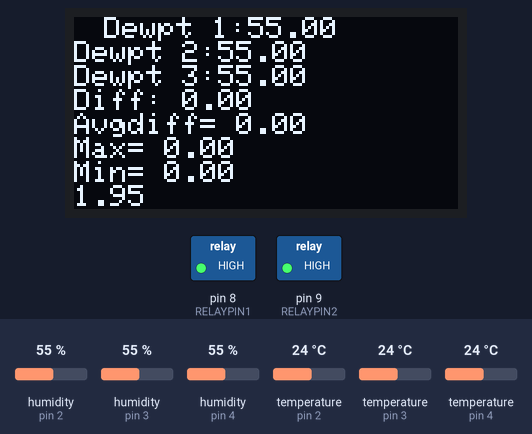
The sketch below on a simulated Arduino Uno, built with avr-gcc and run on an emulated ATmega328P. Shown: 128×64 one-colour display, switched loads named in the sketch (green lamp = pin HIGH). The test bench sets the inputs (shaded band); at power-on: humidity (sensors on pin 2, pin 3, pin 4) 55 %, temperature (sensors on pin 2, pin 3, pin 4) 24 °C. What the sketch prints to the serial monitor is not drawn.

Above: at 3.5 s.
3.6 s: humidity (sensor on pin 2) set to 57 %
At 5.3 s:
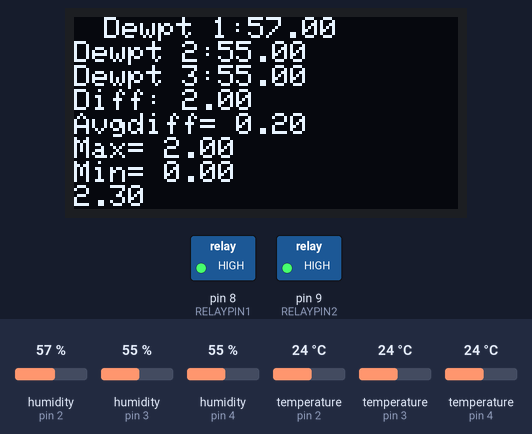
6.6 s: humidity (sensor on pin 2) set to 60 %
At 7.4 s:
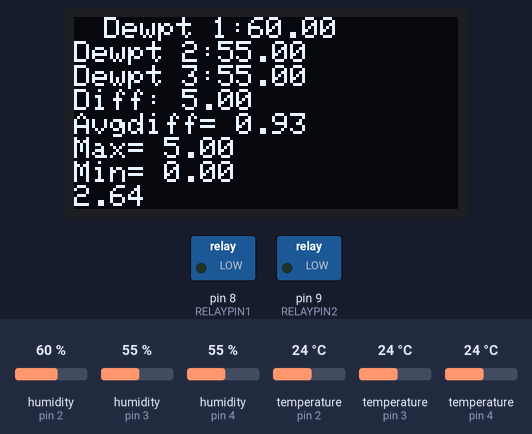
10.2 s: humidity (sensor on pin 3) set to 22 %
At 11.8 s:
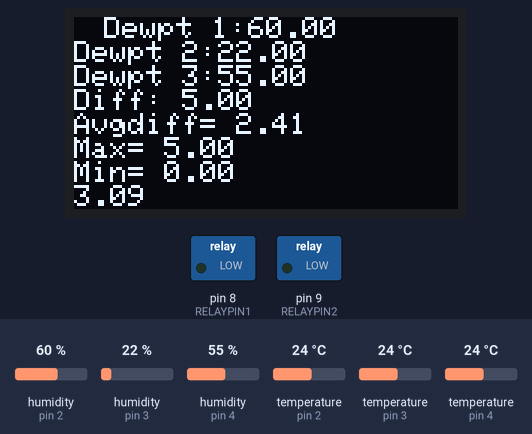
13.2 s: humidity (sensor on pin 4) set to 22 %
At 14.0 s:
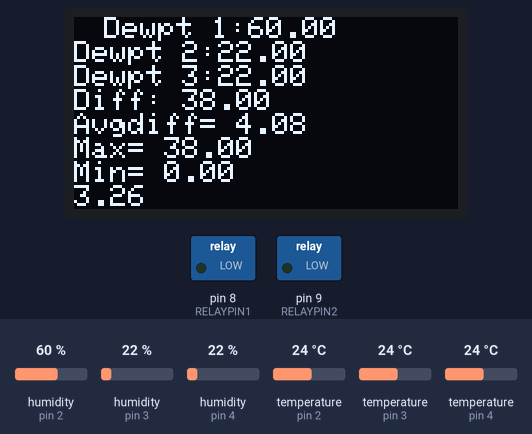
16.2 s: humidity (sensor on pin 3) set to 40 %
At 18.4 s:
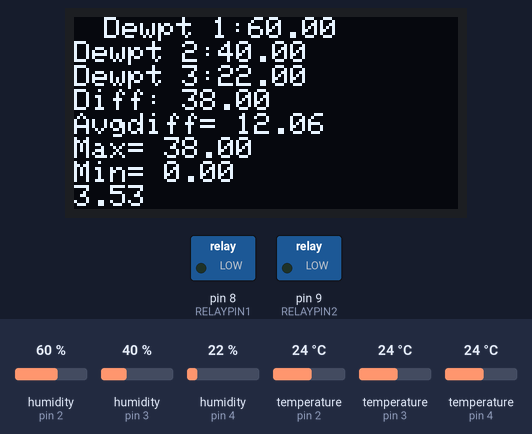
19.4 s: humidity (sensor on pin 4) set to 40 %
At 20.5 s:
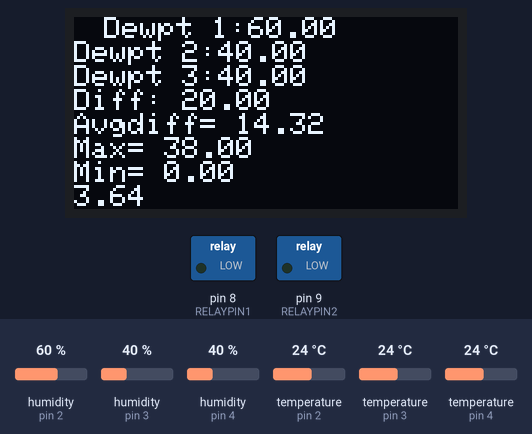
Timing chart, 0 to 22.4 s (numbered marks = the images above; inputs shaded):
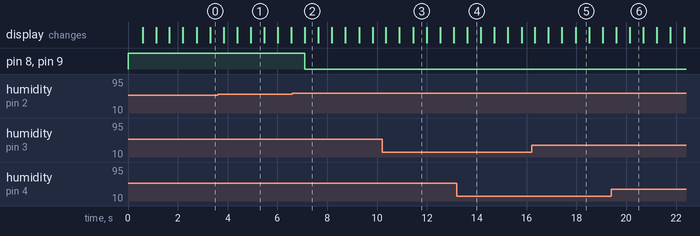

Measured:
- the behaviour switches between 58 and 59 % on humidity (sensor on pin 2) (found by bisection; images 1 and 2)
- after the input at 6.6 s, pin 8 (RELAYPIN1), pin 9 (RELAYPIN2): HIGH → LOW after 0.51 s
- what the display in image 1 shows lasts 0.6 s, from 4.9 s to 5.5 s

The sketch:

fancontrol.ino
```cpp
// Example testing sketch for various DHT humidity/temperature sensors
// Written by ladyada, public domain

#include "DHT.h"

#define DHTPIN 2     // what digital pin we're connected to
#define DHTPIN2 3
#define DHTPIN3 4

#define RELAYPIN1 8
#define RELAYPIN2 9

#include <SPI.h>
#include <Wire.h>
#include <Adafruit_GFX.h>
#include <Adafruit_SSD1306.h>

#define OLED_RESET 4
Adafruit_SSD1306 display(OLED_RESET);

#define NUMFLAKES 10
#define XPOS 0
#define YPOS 1
#define DELTAY 2


#define LOGO16_GLCD_HEIGHT 16
#define LOGO16_GLCD_WIDTH  16

#if (SSD1306_LCDHEIGHT != 64)
#error("Height incorrect, please fix Adafruit_SSD1306.h!");
#endif

// Uncomment whatever type you're using!
//#define DHTTYPE DHT11   // DHT 11
#define DHTTYPE DHT22   // DHT 22  (AM2302), AM2321
//#define DHTTYPE DHT21   // DHT 21 (AM2301)

// Connect pin 1 (on the left) of the sensor to +5V
// NOTE: If using a board with 3.3V logic like an Arduino Due connect pin 1
// to 3.3V instead of 5V!
// Connect pin 2 of the sensor to whatever your DHTPIN is
// Connect pin 4 (on the right) of the sensor to GROUND
// Connect a 10K resistor from pin 2 (data) to pin 1 (power) of the sensor

// Initialize DHT sensor.
// Note that older versions of this library took an optional third parameter to
// tweak the timings for faster processors.  This parameter is no longer needed
// as the current DHT reading algorithm adjusts itself to work on faster procs.
DHT s1(DHTPIN, DHTTYPE);
DHT s2(DHTPIN2,DHTTYPE);
DHT s3(DHTPIN3,DHTTYPE);

int potPin = 3;
int val=0;
float diffMin=999;
float diffMax=0;
float diffAvg=0;
float diff=0;
int count=1;


double dewPointFast(double celsius, double humidity)
{
 double a = 17.271;
 double b = 237.7;
 double temp = (a * celsius) / (b + celsius) + log(humidity*0.01);
 double Td = (b * temp) / (a - temp);
 return Td;
}

void setup() {
  Serial.begin(9600);
  Serial.println("DHTxx test!");
  s1.begin();
  s2.begin();
  s3.begin();
  pinMode(8, OUTPUT);
  pinMode(9, OUTPUT);
  digitalWrite(8,HIGH);
  digitalWrite(9,HIGH);


 //setup display
  display.begin(SSD1306_SWITCHCAPVCC, 0x3C);  // initialize with the I2C addr 0x3D (for the 128x64)\

  //Show test image buffer from hardware
  //display.display();
  //delay(2);
  //display.clearDisplay();
}

void loop() {
  // Wait a few seconds between measurements.
  //Set to minute values
  //Long measure time takes care of switching too fast
  delay(500);

  // Reading temperature or humidity takes about 250 milliseconds!
  // Sensor readings may also be up to 2 seconds 'old' (its a very slow sensor)
  float h1 = s1.readHumidity();
  // Read temperature as Celsius (the default)
  float t1 = s1.readTemperature();
  // Read temperature as Fahrenheit (isFahrenheit = true)
  float f1 = s1.readTemperature(true);


  float h2 = s2.readHumidity();
  // Read temperature as Celsius (the default)
  float t2 = s2.readTemperature();
  // Read temperature as Fahrenheit (isFahrenheit = true)
  float f2 = s2.readTemperature(true);

  float h3 = s3.readHumidity();
  // Read temperature as Celsius (the default)
  float t3 = s3.readTemperature();
  // Read temperature as Fahrenheit (isFahrenheit = true)
  float f3 = s3.readTemperature(true);

  // Check if any reads failed and exit early (to try again).
  //Check both
  if (isnan(h1) || isnan(t1) || isnan(f1)) {
    Serial.println("Failed to read from DHT sensor!");
    return;
  }

  if (isnan(h2) || isnan(t2) || isnan(f2)) {
    Serial.println("Failed to read from DHT sensor!");
    return;
  }

  // Compute heat index in Fahrenheit (the default)
  float hif1 = s1.computeHeatIndex(f1, h1);
  // Compute heat index in Celsius (isFahreheit = false)
  float hic1 = s1.computeHeatIndex(t1, h1, false);
  double inDp= dewPointFast(t1,h1);
//
  // Compute heat index in Fahrenheit (the default)
  float hif2 = s2.computeHeatIndex(f2, h2);
  // Compute heat index in Celsius (isFahreheit = false)
  float hic2 = s2.computeHeatIndex(t2, h2, false);
  double outDp= dewPointFast(t2,h2);


  // Compute heat index in Fahrenheit (the default)
  float hif3 = s3.computeHeatIndex(f3, h3);
  // Compute heat index in Celsius (isFahreheit = false)
  float hic3 = s3.computeHeatIndex(t3, h3, false);
  double inDp1= dewPointFast(t3,h3);

//Code for driving display here
//
//what to display?
//Sensor values/ Status
//Differnetial
//Vent stats
//Failures
  float* pa[]={&h1,&h2,&h3};
  float* h1pointer = &h1;
  display.clearDisplay();
  display.setTextSize(1);
  display.setTextColor(WHITE);
  display.setCursor(10,0);
  display.print("Dewpt 1:");
  display.println(*pa[0]);
  display.print("Dewpt 2:");
  display.println(*pa[1]);
  display.print("Dewpt 3:");
  display.println(*pa[2]);


  display.print("Diff: ");
  diff=h1-h3;
  display.println(diff);

  if (diff>diffMax){
    diffMax=diff;
  }
  if (diff<diffMin){
    diffMin=diff;
  }
  diffAvg=(diffAvg*count+diff)/(count+1);
  count++;

  display.print("Avgdiff= ");
  display.println(diffAvg);
  display.print("Max= ");
  display.println(diffMax);
  display.print("Min= ");
  display.println(diffMin);
  display.println(log(count));
  display.display();


 //Logic for ventilate
 //If outside is lower by 1C then vent
  if(inDp>(outDp+1)){
    digitalWrite(8,LOW);
    digitalWrite(9,LOW);
  }
  else{
    digitalWrite(8,HIGH);
    digitalWrite(9,HIGH);
  }
}
```
